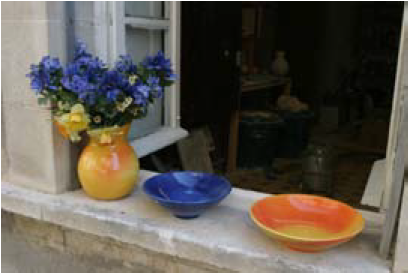
//> input picture data/flower.png, 408 x 273 px
$ ./main ../data/flower.png 1   (built with g++ and OpenCV 4)
//> lines starting //> are read from the running program, lines starting //| are printed output that depends on the picture
#include<opencv2/highgui.hpp>
#include<opencv2/imgproc.hpp>
#include<iostream>
#include<cstdio>
#include<cstdlib>

using namespace cv;
using namespace std;

int main(int argc,char** argv) {
    Mat src,dst;
    char* source_window = "Source image";
    char* equalized_window = "Equalized Image";
    /// Load image
    src = imread( argv[1], 1 );
//> src is the input picture: 273 rows x 408 cols, CV_8UC3; mean B, G, R 78.3, 87.4, 94
    if(!src.data || argc<3) {
        cout<< "Usage:Hequlization <path to image>" <<endl;
        return -1;
    }
    int mode=atoi(argv[2]);
//> mode = 1
    cvtColor(src,src,COLOR_BGR2GRAY);
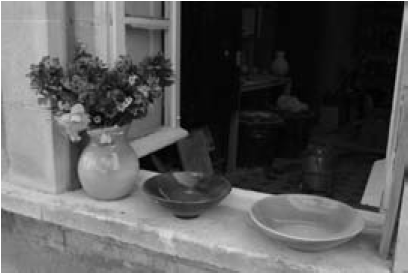
//> src: 273 rows x 408 cols, CV_8UC1; min 0, max 255, mean 88.3
    switch (mode) {
    case 1:
        /// Apply Histogram Equalization
        equalizeHist( src, dst );
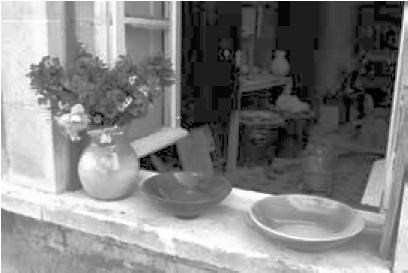
//> dst: 273 rows x 408 cols, CV_8UC1; min 0, max 255, mean 128.9
        break;
    case 2:
        ///Apply CLAHE
    {
        auto pAHE=createCLAHE();
        pAHE->apply(src,dst);
        break;
    }
    default:
        break;
    }
    /// Display results
    namedWindow( source_window, WINDOW_AUTOSIZE);
    namedWindow( equalized_window, WINDOW_AUTOSIZE);
    imshow(source_window,src);
    imshow(equalized_window,dst);
    waitKey(0);
    return 0;
}
